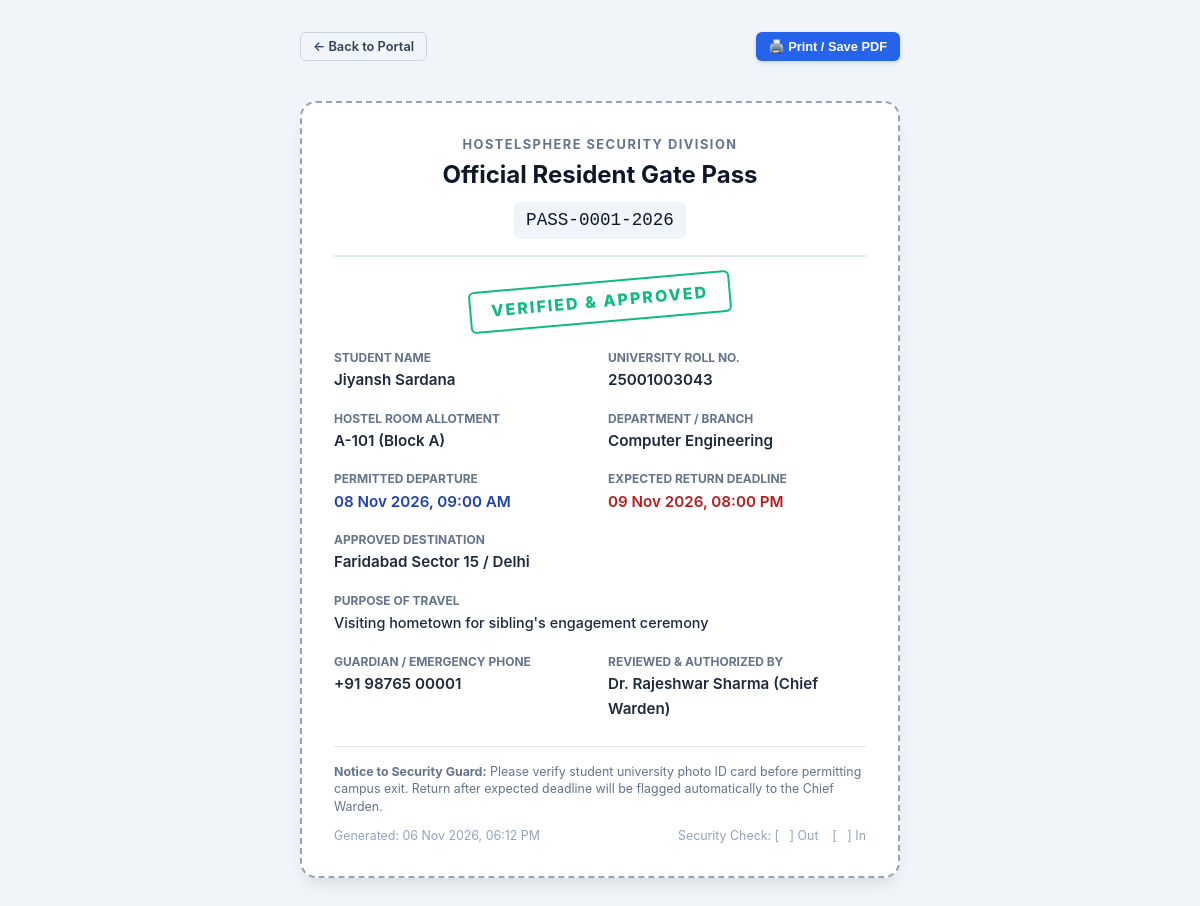
Screenshot of /student/outpass/1/pass (signed in) with the database file from the repository.
### tables this page shows
CREATE TABLE outpasses (
    id INTEGER PRIMARY KEY AUTOINCREMENT,
    user_id INTEGER NOT NULL,
    departure_time DATETIME NOT NULL,
    expected_return DATETIME NOT NULL,
    actual_return DATETIME,
    reason TEXT NOT NULL,
    destination TEXT NOT NULL,
    emergency_contact TEXT NOT NULL,
    status TEXT DEFAULT 'Pending' CHECK(status IN ('Pending', 'Approved', 'Rejected', 'Returned')),
    admin_remarks TEXT,
    reviewed_by INTEGER,
    created_at TIMESTAMP DEFAULT CURRENT_TIMESTAMP,
    reviewed_at TIMESTAMP,
    FOREIGN KEY (user_id) REFERENCES users(id) ON DELETE CASCADE,
    FOREIGN KEY (reviewed_by) REFERENCES users(id) ON DELETE SET NULL
);

CREATE TABLE users (
    id INTEGER PRIMARY KEY AUTOINCREMENT,
    username TEXT UNIQUE NOT NULL,           -- Roll number for students or 'admin' for warden
    full_name TEXT NOT NULL,
    email TEXT UNIQUE NOT NULL,
    password_hash TEXT NOT NULL,
    role TEXT NOT NULL CHECK(role IN ('student', 'admin')),
    phone TEXT,
    guardian_name TEXT,
    guardian_phone TEXT,
    branch TEXT,                             -- e.g., 'Computer Engineering'
    semester INTEGER,                        -- e.g., 3
    gender TEXT CHECK(gender IN ('Male', 'Female', 'Other')),
    created_at TIMESTAMP DEFAULT CURRENT_TIMESTAMP
);

CREATE TABLE rooms (
    id INTEGER PRIMARY KEY AUTOINCREMENT,
    room_number TEXT UNIQUE NOT NULL,        -- e.g., 'A-101', 'B-204'
    block TEXT NOT NULL,                     -- e.g., 'Block A', 'Block B'
    floor INTEGER NOT NULL,                  -- e.g., 1, 2, 3
    capacity INTEGER NOT NULL DEFAULT 2,     -- Max bed capacity
    room_type TEXT DEFAULT 'Non-AC' CHECK(room_type IN ('AC', 'Non-AC')),
    monthly_rent REAL DEFAULT 4500.0,
    status TEXT DEFAULT 'Available' CHECK(status IN ('Available', 'Occupied', 'Maintenance')),
    description TEXT
);

### app.py (the view)
@app.route('/student/outpass/<int:outpass_id>/pass')
@login_required
def view_gate_pass(outpass_id):
    user_id = session['user_id']
    role = session.get('role')
    outpass = query_db("""
        SELECT o.*, u.full_name, u.username as roll_number, u.branch, u.phone, u.guardian_phone,
               r.room_number, r.block,
               w.full_name as reviewer_name
        FROM outpasses o
        JOIN users u ON o.user_id = u.id
        LEFT JOIN room_allotments ra ON ra.user_id = u.id AND ra.status = 'Active'
        LEFT JOIN rooms r ON ra.room_id = r.id
        LEFT JOIN users w ON o.reviewed_by = w.id
        WHERE o.id = ?
    """, (outpass_id,), one=True)
    if not outpass:
        abort(404)
    if role != 'admin' and outpass['user_id'] != user_id:
        abort(403)
    return render_template('gate_pass.html', outpass=outpass)

### app.py (called while the page is built)
@app.context_processor
def inject_globals():
    user = None
    if 'user_id' in session:
        user = query_db("SELECT * FROM users WHERE id = ?", (session['user_id'],), one=True)
    days = ['Monday', 'Tuesday', 'Wednesday', 'Thursday', 'Friday', 'Saturday', 'Sunday']
    today_name = datetime.datetime.now().strftime('%A')
    return {
        'current_user': user,
        'current_year': datetime.datetime.now().year,
        'days_of_week': days,
        'today_name': today_name
    }

@app.template_filter('format_datetime')
def format_datetime(value, format_str='%d %b %Y, %I:%M %p'):
    if not value:
        return 'N/A'
    for fmt in ('%Y-%m-%d %H:%M:%S', '%Y-%m-%dT%H:%M:%S', '%Y-%m-%d'):
        try:
            dt = datetime.datetime.strptime(str(value).split('.')[0], fmt)
            return dt.strftime(format_str)
        except ValueError:
            pass
    return str(value)

def login_required(f):
    @wraps(f)
    def decorated_function(*args, **kwargs):
        if 'user_id' not in session:
            flash("Please sign in to access this page.", "warning")
            return redirect(url_for('login', next=request.path))
        return f(*args, **kwargs)
    return decorated_function

### database.py (called while the page is built)
def get_db():
    db = getattr(g, '_database', None)
    if db is None:
        db = g._database = sqlite3.connect(DATABASE)
        db.row_factory = sqlite3.Row
        db.execute("PRAGMA foreign_keys = ON")
    return db

def close_connection(exception):
    db = getattr(g, '_database', None)
    if db is not None:
        db.close()

def query_db(query, args=(), one=False):
    cur = get_db().execute(query, args)
    rv = cur.fetchall()
    cur.close()
    return (rv[0] if rv else None) if one else rv

### templates/gate_pass.html (shortened to what this page needs)
<!DOCTYPE html>
<html lang="en">
<head>
  <link rel="stylesheet" href="{{ url_for('static', filename='css/style.css') }}">
</head>
<body>
  <div class="no-print" style="max-width: 600px; width: 100%; display: flex; justify-content: space-between; align-items: center; margin-bottom: 1rem;">
    <a href="{{ url_for('student_outpass') }}" class="btn btn-secondary btn-sm">&larr; Back to Portal</a>
    <button class="btn btn-primary btn-sm" onclick="window.print()">🖨️ Print / Save PDF</button>
  </div>
  <div class="gatepass-container">
    <div class="gatepass-header">
      <div style="font-size: 0.8rem; font-weight: 700; text-transform: uppercase; letter-spacing: 1.5px; color: #64748b;">
        HostelSphere Security Division
      </div>
      <h2 style="margin: 0.25rem 0 0.25rem 0; font-size: 1.5rem; color: #0f172a;">Official Resident Gate Pass</h2>
      <div class="gatepass-id">PASS-{{ "%04d"|format(outpass.id) }}-{{ current_year }}</div>
    </div>
    <div style="text-align: center; margin-bottom: 1.5rem;">
      {% if outpass.status == 'Approved' %}
        <span class="gatepass-stamp">VERIFIED & APPROVED</span>
      {% elif outpass.status == 'Returned' %}
        <span class="gatepass-stamp" style="border-color: #475569; color: #475569;">RETURN LOGGED</span>
      {% else %}
        <span class="gatepass-stamp" style="border-color: #ef4444; color: #ef4444;">{{ outpass.status }}</span>
      {% endif %}
    </div>
    <div class="gatepass-details">
      <div class="gatepass-item">
        <label>Student Name</label>
        <span>{{ outpass.full_name }}</span>
      </div>
      <div class="gatepass-item">
        <label>University Roll No.</label>
        <span>{{ outpass.roll_number }}</span>
      </div>
      <div class="gatepass-item">
        <label>Hostel Room Allotment</label>
        <span>{{ outpass.room_number or 'N/A' }} ({{ outpass.block or 'Campus' }})</span>
      </div>
      <div class="gatepass-item">
        <label>Department / Branch</label>
        <span>{{ outpass.branch or 'Engineering' }}</span>
      </div>
      <div class="gatepass-item">
        <label>Permitted Departure</label>
        <span style="color: #1e40af;">{{ outpass.departure_time|format_datetime }}</span>
      </div>
      <div class="gatepass-item">
        <label>Expected Return Deadline</label>
        <span style="color: #b91c1c;">{{ outpass.expected_return|format_datetime }}</span>
      </div>
      <div class="gatepass-item" style="grid-column: span 2;">
        <label>Approved Destination</label>
        <span>{{ outpass.destination }}</span>
      </div>
      <div class="gatepass-item" style="grid-column: span 2;">
        <label>Purpose of Travel</label>
        <span style="font-weight: 500; font-size: 0.9rem;">{{ outpass.reason }}</span>
      </div>
      <div class="gatepass-item">
        <label>Guardian / Emergency Phone</label>
        <span>{{ outpass.emergency_contact }}</span>
      </div>
      <div class="gatepass-item">
        <label>Reviewed & Authorized By</label>
        <span>{{ outpass.reviewer_name or 'Chief Warden Office' }}</span>
      </div>
    </div>
    <div style="border-top: 1px solid var(--border-color); padding-top: 1rem; font-size: 0.775rem; color: #64748b; line-height: 1.4;">
      <p style="margin-bottom: 0.35rem;">
        <strong>Notice to Security Guard:</strong> Please verify student university photo ID card before permitting campus exit. Return after expected deadline will be flagged automatically to the Chief Warden.
      </p>
      <div style="display: flex; justify-content: space-between; margin-top: 0.75rem; color: #94a3b8;">
        <span>Generated: {{ outpass.created_at|format_datetime }}</span>
        <span>Security Check: [ &nbsp; ] Out &nbsp;&nbsp; [ &nbsp; ] In</span>
      </div>
    </div>
  </div>
</body>
</html>

### static/css/style.css (style rules this page uses)
:root { --primary: #2563eb; --primary-hover: #1d4ed8; --primary-light: #eff6ff; --primary-dark: #1e40af; --secondary: #475569; --secondary-light: #f1f5f9; --accent: #f59e0b; --accent-light: #fef3c7; --success: #10b981; --success-light: #ecfdf5; --success-dark: #047857; --danger: #ef4444; --danger-light: #fef2f2; --danger-dark: #b91c1c; --warning: #f59e0b; --warning-light: #fffbeb; --warning-dark: #b45309; --info: #06b6d4; --info-light: #ecfeff; --bg-main: #f8fafc; --bg-card: #ffffff; --bg-sidebar: #0f172a; --text-main: #0f172a; --text-muted: #64748b; --text-light: #94a3b8; --text-white: #ffffff; --border-color: #e2e8f0; --border-light: #f1f5f9; --radius-sm: 6px; --radius-md: 10px; --radius-lg: 16px; --radius-full: 9999px; --shadow-sm: 0 1px 2px 0 rgb(0 0 0 / 0.05); --shadow-md: 0 4px 6px -1px rgb(0 0 0 / 0.07), 0 2px 4px -2px rgb(0 0 0 / 0.05); --shadow-lg: 0 10px 15px -3px rgb(0 0 0 / 0.08), 0 4px 6px -4px rgb(0 0 0 / 0.04); --shadow-xl: 0 20px 25px -5px rgb(0 0 0 / 0.1), 0 8px 10px -6px rgb(0 0 0 / 0.05); --transition: all 0.2s cubic-bezier(0.4, 0, 0.2, 1); --font-sans: -apple-system, BlinkMacSystemFont, "Segoe UI", Roboto, "Helvetica Neue", Arial, sans-serif; }
*, *::before, *::after { box-sizing: border-box; margin: 0; padding: 0; }
body { font-family: var(--font-sans); background-color: var(--bg-main); color: var(--text-main); line-height: 1.6; min-height: 100vh; display: flex; flex-direction: column; }
h1, h2, h3, h4, h5, h6 { color: var(--text-main); font-weight: 700; line-height: 1.25; }
h2 { font-size: 1.5rem; }
p { margin-bottom: 0.75rem; }
a { color: var(--primary); text-decoration: none; transition: var(--transition); }
.btn { display: inline-flex; align-items: center; justify-content: center; gap: 0.5rem; font-size: 0.9rem; font-weight: 600; padding: 0.6rem 1.2rem; border-radius: var(--radius-md); border: 1px solid transparent; cursor: pointer; transition: var(--transition); text-decoration: none; line-height: 1.25; }
.btn-sm { padding: 0.35rem 0.75rem; font-size: 0.8rem; border-radius: var(--radius-sm); }
.btn-primary { background-color: var(--primary); color: #ffffff; box-shadow: 0 2px 4px rgba(37, 99, 235, 0.2); }
.btn-secondary { background-color: #f1f5f9; color: #334155; border-color: #cbd5e1; }
.gatepass-container { max-width: 600px; margin: 1.5rem auto; background: white; border: 2px dashed #94a3b8; border-radius: var(--radius-lg); padding: 2rem; box-shadow: var(--shadow-lg); position: relative; }
.gatepass-header { text-align: center; border-bottom: 2px solid var(--border-color); padding-bottom: 1rem; margin-bottom: 1.5rem; }
.gatepass-id { font-family: monospace; font-size: 1.1rem; background: #f1f5f9; padding: 0.3rem 0.75rem; border-radius: var(--radius-sm); display: inline-block; margin-top: 0.5rem; }
.gatepass-details { display: grid; grid-template-columns: repeat(2, 1fr); gap: 1rem; margin-bottom: 1.5rem; }
.gatepass-item label { font-size: 0.75rem; text-transform: uppercase; color: var(--text-muted); font-weight: 700; display: block; }
.gatepass-item span { font-size: 0.95rem; font-weight: 600; color: #1e293b; }
.gatepass-stamp { border: 2px solid var(--success); color: var(--success); display: inline-block; padding: 0.4rem 1.25rem; border-radius: var(--radius-sm); font-weight: 800; text-transform: uppercase; letter-spacing: 2px; transform: rotate(-5deg); }

### templates/gate_pass.html (style rules this page uses)
body { background-color: #f1f5f9; display: flex; flex-direction: column; align-items: center; padding: 2rem 1rem; }

### rows the page displays
outpasses: id "0001", departure_time "08 Nov 2026, 09:00 AM", expected_return "09 Nov 2026, 08:00 PM", destination "Faridabad Sector 15 / Delhi", reason "Visiting hometown for sibling's engagement ceremony", emergency_contact "+91 98765 00001", created_at "06 Nov 2026, 06:12 PM"
users: full_name "Jiyansh Sardana", roll_number "25001003043", branch "Computer Engineering"
rooms: room_number "A-101", block "Block A"
users: full_name "Dr. Rajeshwar Sharma (Chief Warden)"
